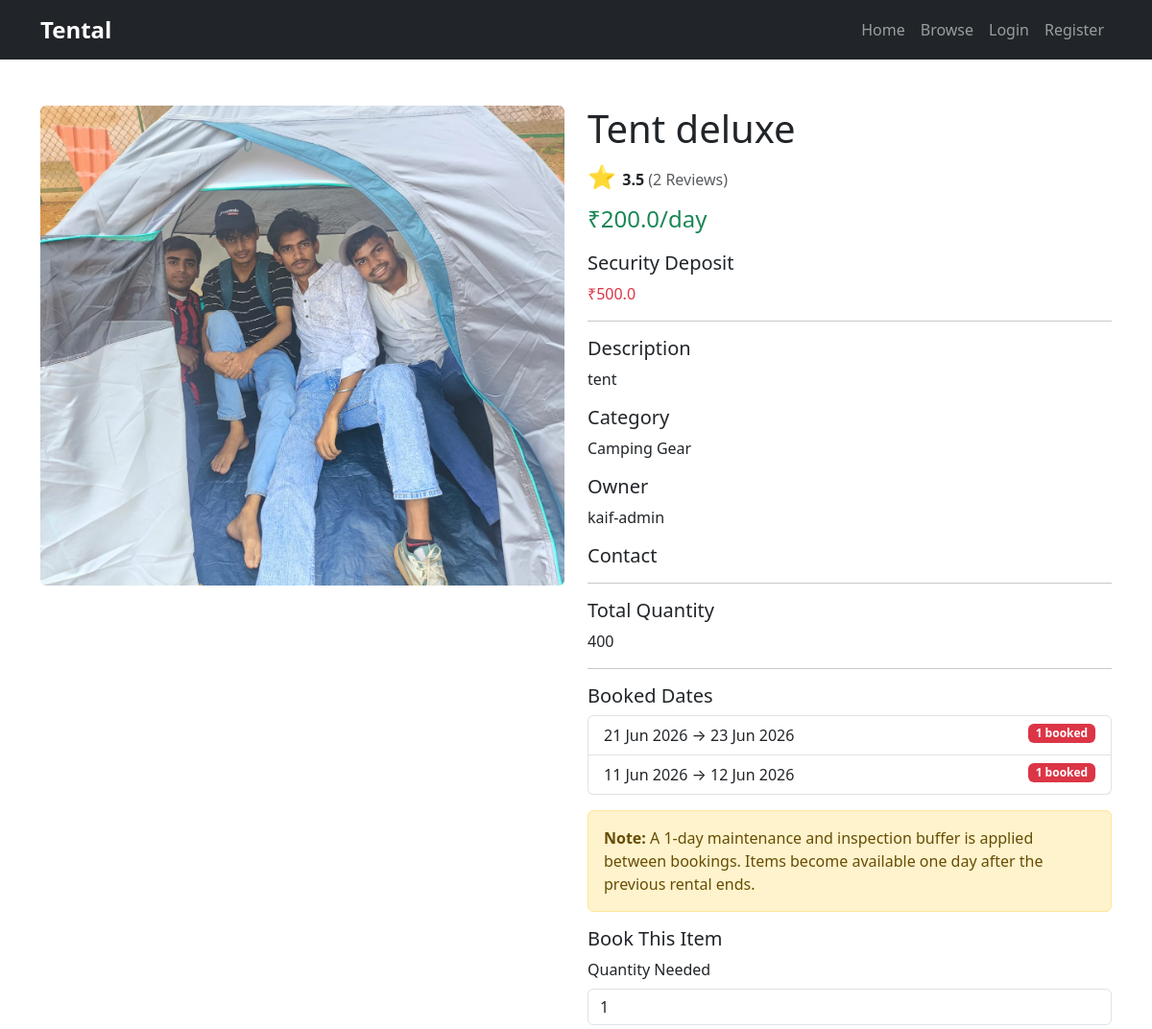
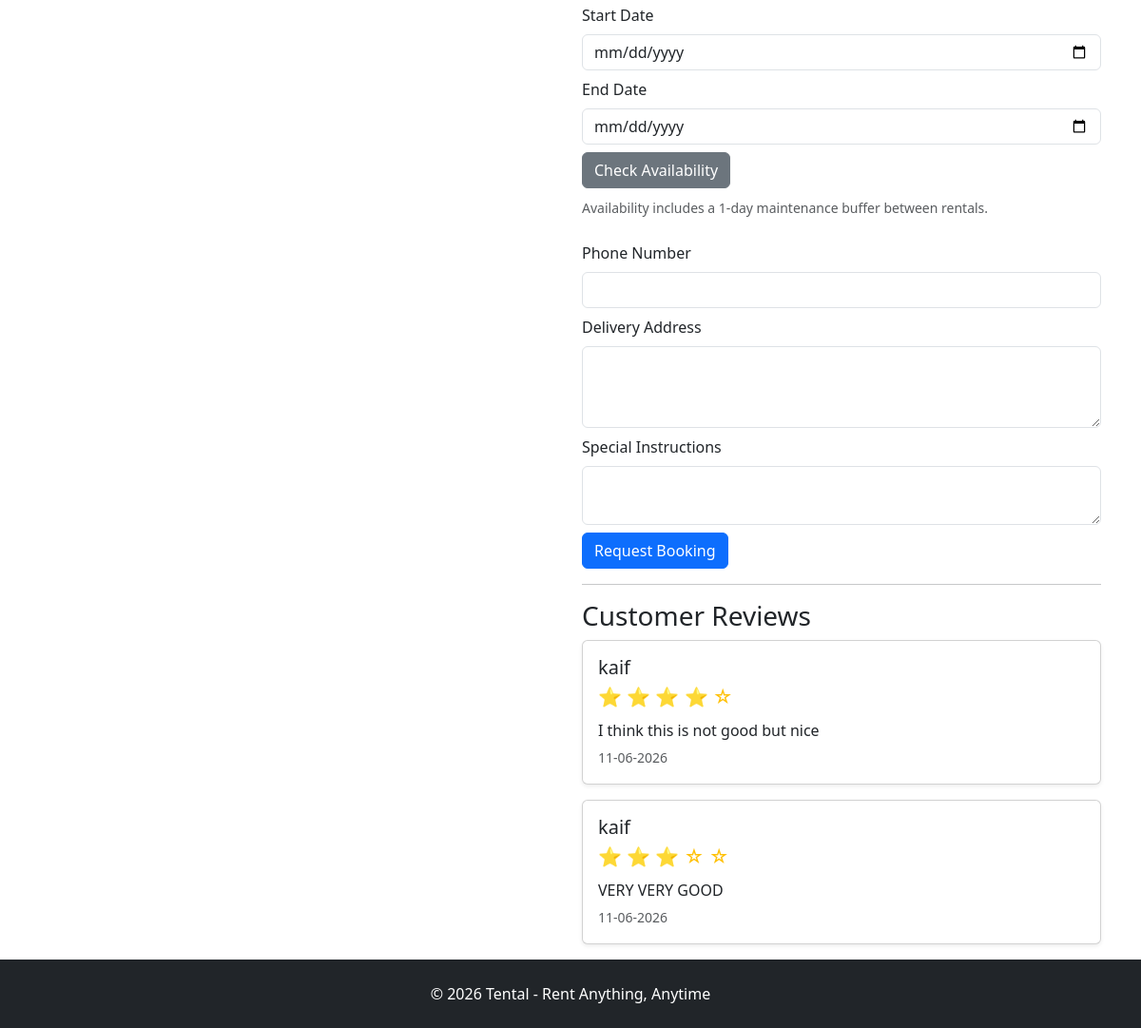
/listing/3, run on the app's committed database (2 pictures, top to bottom).
### models/rental_item.py (models this page shows)
class RentalItem(db.Model):
    id = db.Column(db.Integer, primary_key=True)
    title = db.Column(db.String(100), nullable=False)
    description = db.Column(db.Text, nullable=False)
    price_per_day = db.Column(db.Float, nullable=False)
    category = db.Column(db.String(100), nullable=False)
    user_id = db.Column(
        db.Integer,
        db.ForeignKey("user.id"),
        nullable=False
    )
    status = db.Column(
        db.String(20),
        default="pending"
    )
    image = db.Column(
        db.String(255)
    )
    bookings = db.relationship(
        "Booking",
        backref="rental_item",
        lazy=True
    )
    quantity = db.Column(
        db.Integer,
        nullable=False,
        default=1
    )
    security_deposit = db.Column(
        db.Float,
        nullable=False,
        default=0
    )
    reviews = db.relationship(
        "Review",
        backref="rental_item",
        lazy=True,
        cascade="all, delete-orphan"
    )

### models/user.py (models this page shows)
class User(UserMixin, db.Model):
    id = db.Column(db.Integer, primary_key=True)
    name = db.Column(
        db.String(100),
        nullable=False
    )
    email = db.Column(
        db.String(120),
        unique=True,
        nullable=False
    )
    password = db.Column(
        db.String(255),
        nullable=False
    )
    rentals = db.relationship(
        "RentalItem",
        backref="owner",
        lazy=True
    )
    is_admin = db.Column(
        db.Boolean,
        default=False
    )
    is_active_user = db.Column(
        db.Boolean,
        default=True
    )
    bookings = db.relationship(
        "Booking",
        backref="user",
        lazy=True
    )
    reviews = db.relationship(
        "Review",
        backref="user",
        lazy=True
    )

### models/booking.py (models this page shows)
class Booking(db.Model):
    id = db.Column(
        db.Integer,
        primary_key=True
    )
    user_id = db.Column(
        db.Integer,
        db.ForeignKey("user.id"),
        nullable=False
    )
    rental_item_id = db.Column(
        db.Integer,
        db.ForeignKey("rental_item.id"),
        nullable=False
    )
    status = db.Column(
        db.String(20),
        default="pending"
    )
    delivery_status = db.Column(
        db.String(30),
        nullable=False,
        default="pending"
    )
    start_date = db.Column(
        db.Date,
        nullable=False
    )
    end_date = db.Column(
        db.Date,
        nullable=False
    )
    total_price = db.Column(
        db.Float,
        nullable=False
    )
    created_at = db.Column(
        db.DateTime,
        default=datetime.utcnow
    )
    quantity_booked = db.Column(
        db.Integer,
        nullable=False,
        default=1
    )
    security_deposit = db.Column(
        db.Float,
        nullable=False,
        default=0
    )
    review = db.relationship(
        "Review",
        backref="booking",
        uselist=False
    )
    delivery_address = db.Column(
        db.Text,
        nullable=True
    )
    phone_number = db.Column(
        db.String(20),
        nullable=True
    )
    special_instructions = db.Column(
        db.Text,
        nullable=True
    )

### models/review.py (models this page shows)
class Review(db.Model):
    id = db.Column(
        db.Integer,
        primary_key=True
    )
    rating = db.Column(
        db.Integer,
        nullable=False
    )
    comment = db.Column(
        db.Text,
        nullable=False
    )
    created_at = db.Column(
        db.DateTime,
        default=datetime.utcnow
    )
    booking_id = db.Column(
        db.Integer,
        db.ForeignKey("booking.id"),
        nullable=False,
        unique=True
    )
    user_id = db.Column(
        db.Integer,
        db.ForeignKey("user.id"),
        nullable=False
    )
    rental_item_id = db.Column(
        db.Integer,
        db.ForeignKey("rental_item.id"),
        nullable=False
    )

### routes/main.py (the view)
@main.route("/listing/<int:id>")
def listing_detail(id):
    rental = RentalItem.query.get_or_404(id)
    booked_dates = [
        booking
        for booking in rental.bookings
        if booking.status in [
            "approved",
            "active"
        ]
    ]
    reviews = Review.query.filter_by(
        rental_item_id=rental.id
    ).order_by(
        Review.created_at.desc()
    ).all()
    review_count = len(reviews)
    average_rating = 0
    if review_count > 0:
        average_rating = round(
            sum(
                review.rating
                for review in reviews
            ) / review_count,
            1
        )
    return render_template(
        "listing/detail.html",
        rental=rental,
        booked_dates=booked_dates,
        reviews=reviews,
        average_rating=average_rating,
        review_count=review_count
    )

### templates/listing/detail.html (shortened to what this page needs)
{% extends "base.html" %} {% block content %}
<div class="container mt-5">
  <div class="row">
    <div class="col-md-6">
      {% if rental.image %}
      <img
        src="{{ url_for('static', filename='uploads/' + rental.image) }}"
        class="img-fluid rounded"
        style="height: 500px; width: 100%; object-fit: cover"
      />
      {% endif %}
    </div>
    <div class="col-md-6">
      <h1>{{ rental.title }}</h1>
      {% if review_count > 0 %}
      <div class="mb-2">
        <span class="text-warning fs-4"> ⭐ </span>
        <strong> {{ average_rating }} </strong>
        <span class="text-muted"> ({{ review_count }} Reviews) </span>
      </div>
      {% else %}
      <p class="text-muted">No reviews yet</p>
      {% endif %}
      <p class="fs-4 text-success">₹{{ rental.price_per_day }}/day</p>
      <h5>Security Deposit</h5>
      <p class="text-danger">₹{{ rental.security_deposit }}</p>
      <hr />
      <h5>Description</h5>
      <p>{{ rental.description }}</p>
      <h5>Category</h5>
      <p>{{ rental.category }}</p>
      <h5>Owner</h5>
      <p>{{ rental.owner.name }}</p>
      <h5>Contact</h5>
      <hr />
      <h5>Total Quantity</h5>
      <p>{{ rental.quantity }}</p>
      <hr />
      <h5>Booked Dates</h5>
      {% if booked_dates %}
      <ul class="list-group mb-3">
        {% for booking in booked_dates %}
        <li class="list-group-item">
          {{ booking.start_date.strftime('%d %b %Y') }} → {{
          booking.end_date.strftime('%d %b %Y') }}
          <span class="badge bg-danger float-end">
            {{ booking.quantity_booked }} booked
          </span>
        </li>
        {% endfor %}
      </ul>
      {% else %}
      <p class="text-success">No bookings yet.</p>
      {% endif %}
      <div class="alert alert-warning">
        <strong>Note:</strong>
        A 1-day maintenance and inspection buffer is applied between bookings.
        Items become available one day after the previous rental ends.
      </div>
      <h5>Book This Item</h5>
      <form
        method="POST"
        action="{{ url_for('main.request_booking', id=rental.id) }}"
      >
        <label class="form-label"> Quantity Needed </label>
        <input
          type="number"
          name="quantity_booked"
          class="form-control mb-2"
          min="1"
          max="{{ rental.quantity }}"
          value="1"
          required
        />
        <label class="form-label"> Start Date </label>
        <input
          type="date"
          name="start_date"
          class="form-control mb-2"
          min="{{ today }}"
          required
        />
        <label class="form-label"> End Date </label>
        <input
          type="date"
          name="end_date"
          class="form-control mb-2"
          min="{{ today }}"
          required
        />
        <button
          type="button"
          class="btn btn-secondary mb-2"
          onclick="checkAvailability()"
        >
          Check Availability
        </button>
        <small class="text-muted">
          Availability includes a 1-day maintenance buffer between rentals.
        </small>
        <br /><br />
        <label class="form-label"> Phone Number </label>
        <input
          type="text"
          name="phone_number"
          class="form-control mb-2"
          required
        />
        <label class="form-label"> Delivery Address </label>
        <textarea
          name="delivery_address"
          class="form-control mb-2"
          rows="3"
          required
        ></textarea>
        <label class="form-label"> Special Instructions </label>
        <textarea
          name="special_instructions"
          class="form-control mb-2"
          rows="2"
        ></textarea>
        <button type="submit" class="btn btn-primary">Request Booking</button>
      </form>
      <hr />
      <h3>Customer Reviews</h3>
      {% if reviews %} {% for review in reviews %}
      <div class="card mb-3 shadow-sm">
        <div class="card-body">
          <h5 class="mb-1">{{ review.user.name }}</h5>
          <div class="text-warning fs-5 mb-2">
            {% for i in range(review.rating) %} ⭐ {% endfor %} {% for i in
            range(5 - review.rating) %} ☆ {% endfor %}
          </div>
          <p class="mt-2 mb-1">{{ review.comment }}</p>
          <small class="text-muted">
            {{ review.created_at.strftime('%d-%m-%Y') }}
          </small>
        </div>
      </div>
      {% endfor %} {% else %}
      <p>No reviews yet.</p>
      {% endif %}
    </div>
  </div>
</div>
{% endblock %}

### static/css/style.css (style rules this page uses)
:root { --primary-color: #2E8B57; --secondary-color: #1E293B; }
html, body { height: 100%; }
body { display: flex; flex-direction: column; }

### data on the page
RentalItem: image (picture), title "Tent deluxe", price_per_day "200.0", security_deposit "500.0", description "tent", category "Camping Gear", quantity "400"
User: owner.name "kaif-admin"
Booking: start_date "21 Jun 2026", end_date "23 Jun 2026", quantity_booked "1"
Booking: start_date "11 Jun 2026", end_date "12 Jun 2026", quantity_booked "1"
Review: user.name "kaif", rating 4 (drawn), comment "I think this is not good but nice", created_at "11-06-2026"
Review: user.name "kaif", rating 3 (drawn), comment "VERY VERY GOOD", created_at "11-06-2026"

### other printed values
{{ average_rating }} "3.5"
{{ review_count }} "2"
